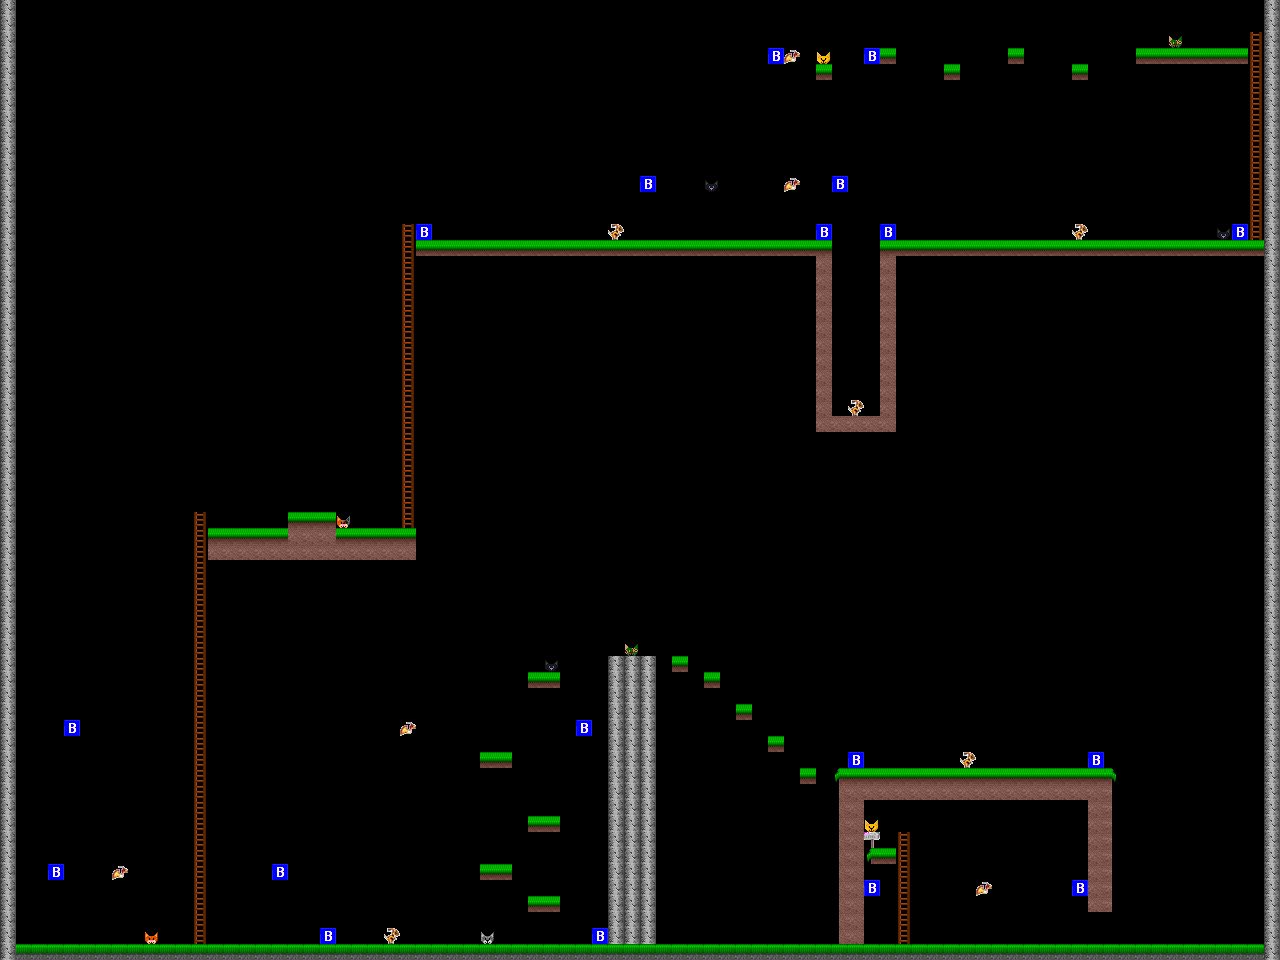

A level layout from a 2D game, rendered from its tile map. Below: a short description, then the map file with tile-grid data replaced by summaries:
An orthogonal 80x60 tile map with 16x16 px tiles, 3 tile layers (platforms, enemies, rewards).

<map version="1.0" orientation="orthogonal" renderorder="right-down" width="80" height="60" tilewidth="16" tileheight="16">
 <tileset firstgid="1" name="Kitten Kanoodler" tilewidth="16" tileheight="16">
  <image source="tiles_mga.png" width="128" height="128" />
 </tileset>
 <layer name="platforms" width="80" height="60">
  <data>[4800 cells, 520 non-empty, 11 distinct tile ids]</data>
 </layer>
 <layer name="enemies" width="80" height="60">
  <data>[4800 cells, 29 non-empty, 4 distinct tile ids]</data>
 </layer>
 <layer name="rewards" width="80" height="60">
  <data>[4800 cells, 10 non-empty, 6 distinct tile ids]</data>
 </layer>
</map>
